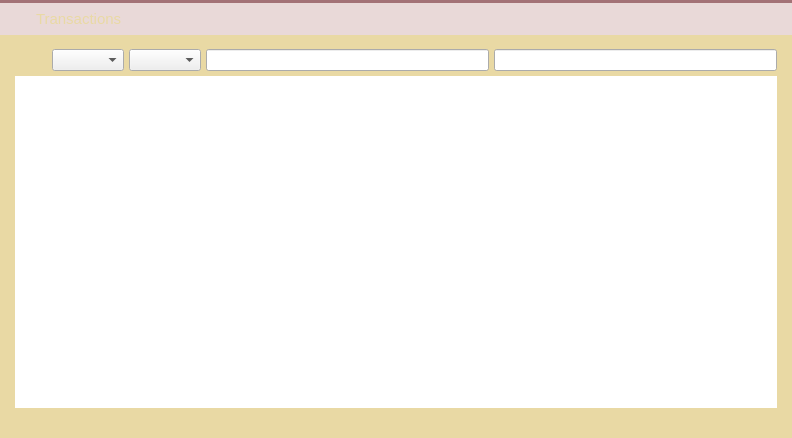
<?xml version="1.0" encoding="UTF-8"?>
<ui version="4.0">
 <class>TransactionsPage</class>
 <widget class="QWidget" name="TransactionsPage">
  <property name="geometry">
   <rect>
    <x>0</x>
    <y>0</y>
    <width>792</width>
    <height>438</height>
   </rect>
  </property>
  <property name="palette">
   <palette>
    <active>
     <colorrole role="Button">
      <brush brushstyle="SolidPattern">
       <color alpha="255">
        <red>233</red>
        <green>217</green>
        <blue>216</blue>
       </color>
      </brush>
     </colorrole>
     <colorrole role="Base">
      <brush brushstyle="SolidPattern">
       <color alpha="255">
        <red>233</red>
        <green>217</green>
        <blue>216</blue>
       </color>
      </brush>
     </colorrole>
     <colorrole role="Window">
      <brush brushstyle="SolidPattern">
       <color alpha="255">
        <red>233</red>
        <green>217</green>
        <blue>216</blue>
       </color>
      </brush>
     </colorrole>
     <colorrole role="Highlight">
      <brush brushstyle="SolidPattern">
       <color alpha="255">
        <red>235</red>
        <green>235</green>
        <blue>235</blue>
       </color>
      </brush>
     </colorrole>
     <colorrole role="HighlightedText">
      <brush brushstyle="SolidPattern">
       <color alpha="255">
        <red>171</red>
        <green>127</green>
        <blue>130</blue>
       </color>
      </brush>
     </colorrole>
    </active>
    <inactive>
     <colorrole role="Button">
      <brush brushstyle="SolidPattern">
       <color alpha="255">
        <red>233</red>
        <green>217</green>
        <blue>216</blue>
       </color>
      </brush>
     </colorrole>
     <colorrole role="Base">
      <brush brushstyle="SolidPattern">
       <color alpha="255">
        <red>233</red>
        <green>217</green>
        <blue>216</blue>
       </color>
      </brush>
     </colorrole>
     <colorrole role="Window">
      <brush brushstyle="SolidPattern">
       <color alpha="255">
        <red>233</red>
        <green>217</green>
        <blue>216</blue>
       </color>
      </brush>
     </colorrole>
     <colorrole role="Highlight">
      <brush brushstyle="SolidPattern">
       <color alpha="255">
        <red>235</red>
        <green>235</green>
        <blue>235</blue>
       </color>
      </brush>
     </colorrole>
     <colorrole role="HighlightedText">
      <brush brushstyle="SolidPattern">
       <color alpha="255">
        <red>171</red>
        <green>127</green>
        <blue>130</blue>
       </color>
      </brush>
     </colorrole>
    </inactive>
    <disabled>
     <colorrole role="Button">
      <brush brushstyle="SolidPattern">
       <color alpha="255">
        <red>233</red>
        <green>217</green>
        <blue>216</blue>
       </color>
      </brush>
     </colorrole>
     <colorrole role="Base">
      <brush brushstyle="SolidPattern">
       <color alpha="255">
        <red>233</red>
        <green>217</green>
        <blue>216</blue>
       </color>
      </brush>
     </colorrole>
     <colorrole role="Window">
      <brush brushstyle="SolidPattern">
       <color alpha="255">
        <red>233</red>
        <green>217</green>
        <blue>216</blue>
       </color>
      </brush>
     </colorrole>
     <colorrole role="Highlight">
      <brush brushstyle="SolidPattern">
       <color alpha="255">
        <red>240</red>
        <green>240</green>
        <blue>240</blue>
       </color>
      </brush>
     </colorrole>
     <colorrole role="HighlightedText">
      <brush brushstyle="SolidPattern">
       <color alpha="255">
        <red>171</red>
        <green>127</green>
        <blue>130</blue>
       </color>
      </brush>
     </colorrole>
    </disabled>
   </palette>
  </property>
  <property name="windowTitle">
   <string>Form</string>
  </property>
  <layout class="QVBoxLayout" name="verticalLayout_9">
   <property name="spacing">
    <number>0</number>
   </property>
   <property name="margin">
    <number>0</number>
   </property>
   <item>
    <widget class="Line" name="line_3">
     <property name="styleSheet">
      <string notr="true">background-color: #A37276;</string>
     </property>
     <property name="lineWidth">
      <number>0</number>
     </property>
     <property name="orientation">
      <enum>Qt::Horizontal</enum>
     </property>
    </widget>
   </item>
   <item>
    <widget class="QWidget" name="wTransactionsHeader" native="true">
     <property name="minimumSize">
      <size>
       <width>0</width>
       <height>32</height>
      </size>
     </property>
     <property name="maximumSize">
      <size>
       <width>16777215</width>
       <height>32</height>
      </size>
     </property>
     <property name="is_header" stdset="0">
      <bool>true</bool>
     </property>
     <layout class="QHBoxLayout" name="horizontalLayout_10">
      <property name="margin">
       <number>0</number>
      </property>
      <item>
       <spacer name="horizontalSpacer_14">
        <property name="orientation">
         <enum>Qt::Horizontal</enum>
        </property>
        <property name="sizeType">
         <enum>QSizePolicy::Fixed</enum>
        </property>
        <property name="sizeHint" stdset="0">
         <size>
          <width>5</width>
          <height>20</height>
         </size>
        </property>
       </spacer>
      </item>
      <item>
       <widget class="QLabel" name="label_20">
        <property name="sizePolicy">
         <sizepolicy hsizetype="Fixed" vsizetype="Fixed">
          <horstretch>0</horstretch>
          <verstretch>0</verstretch>
         </sizepolicy>
        </property>
        <property name="minimumSize">
         <size>
          <width>25</width>
          <height>25</height>
         </size>
        </property>
        <property name="maximumSize">
         <size>
          <width>25</width>
          <height>25</height>
         </size>
        </property>
        <property name="text">
         <string notr="true"/>
        </property>
        <property name="pixmap">
         <pixmap resource="../res.qrc">:/res/last_transactions.png</pixmap>
        </property>
       </widget>
      </item>
      <item>
       <widget class="QLabel" name="label_21">
        <property name="font">
         <font>
          <pointsize>11</pointsize>
          <stylestrategy>PreferAntialias</stylestrategy>
         </font>
        </property>
        <property name="styleSheet">
         <string notr="true">QLabel {
	color: #e9d9a4;
}</string>
        </property>
        <property name="text">
         <string>Transactions</string>
        </property>
       </widget>
      </item>
     </layout>
    </widget>
   </item>
   <item>
    <widget class="QWidget" name="wTransactionsContainer" native="true">
     <property name="styleSheet">
      <string notr="true">#wTransactionsContainer {
	background-color: #e9d9a4;
 }

QLabel {
	color: #d78a20;
}
</string>
     </property>
     <layout class="QVBoxLayout" name="verticalLayout_10" stretch="0,1">
      <property name="spacing">
       <number>5</number>
      </property>
      <property name="leftMargin">
       <number>15</number>
      </property>
      <property name="topMargin">
       <number>14</number>
      </property>
      <property name="rightMargin">
       <number>15</number>
      </property>
      <property name="bottomMargin">
       <number>30</number>
      </property>
      <item>
       <layout class="QGridLayout" name="gridLayout_3">
        <item row="0" column="4">
         <widget class="QLineEdit" name="addressWidget">
          <property name="sizePolicy">
           <sizepolicy hsizetype="Expanding" vsizetype="Expanding">
            <horstretch>0</horstretch>
            <verstretch>0</verstretch>
           </sizepolicy>
          </property>
         </widget>
        </item>
        <item row="0" column="1">
         <widget class="QComboBox" name="dateWidget">
          <property name="sizePolicy">
           <sizepolicy hsizetype="Fixed" vsizetype="Fixed">
            <horstretch>0</horstretch>
            <verstretch>0</verstretch>
           </sizepolicy>
          </property>
          <property name="minimumSize">
           <size>
            <width>43</width>
            <height>22</height>
           </size>
          </property>
          <property name="maximumSize">
           <size>
            <width>120</width>
            <height>16777215</height>
           </size>
          </property>
          <property name="styleSheet">
           <string notr="true"/>
          </property>
          <property name="iconSize">
           <size>
            <width>16</width>
            <height>20</height>
           </size>
          </property>
         </widget>
        </item>
        <item row="0" column="2">
         <widget class="QComboBox" name="typeWidget">
          <property name="minimumSize">
           <size>
            <width>43</width>
            <height>22</height>
           </size>
          </property>
          <property name="maximumSize">
           <size>
            <width>120</width>
            <height>16777215</height>
           </size>
          </property>
         </widget>
        </item>
        <item row="0" column="5">
         <widget class="QLineEdit" name="amountWidget">
          <property name="sizePolicy">
           <sizepolicy hsizetype="Expanding" vsizetype="Expanding">
            <horstretch>0</horstretch>
            <verstretch>0</verstretch>
           </sizepolicy>
          </property>
         </widget>
        </item>
        <item row="0" column="0">
         <widget class="QPushButton" name="bTransactionsSortOrder">
          <property name="minimumSize">
           <size>
            <width>20</width>
            <height>20</height>
           </size>
          </property>
          <property name="styleSheet">
           <string notr="true">QPushButton {
	border: 0px solid gray;	
}
</string>
          </property>
          <property name="text">
           <string/>
          </property>
          <property name="icon">
           <iconset resource="../res.qrc">
            <normaloff>:/res/sort_down.png</normaloff>:/res/sort_down.png</iconset>
          </property>
          <property name="iconSize">
           <size>
            <width>20</width>
            <height>20</height>
           </size>
          </property>
         </widget>
        </item>
       </layout>
      </item>
      <item>
       <widget class="QTableView" name="transactionView">
        <property name="styleSheet">
         <string notr="true"> QScrollBar:vertical {
     border: 0px solid grey;
     background: white;
     width: 9px;
     margin: 15px 0px 0 0px;
 }
 QScrollBar::handle:vertical {
     background: #fdeeb8;
     min-width: 20px;
 }
QScrollBar::sub-line:vertical {
	height: 0px;
    width: 0px;
}

QHeaderView {
	background-color: #e9d9a4;
	font-size: 10;
	text-align:left;
}
QHeaderView::section {
    background-color: #e9d9a4;
    color: #d78a20;
    padding-left: 5px;
    border: 0px solid #6c6c6c;
	text-align:left;
}

/* style the sort indicator */
QHeaderView::down-arrow {
    image: url(down_arrow.png);
}

QHeaderView::up-arrow {
    image: url(up_arrow.png);
}

QTableView {
	border: 0px solid #ededd5;
	selection-background-color: #ebebeb;
	selection-color: rgb(171, 127, 130);
}</string>
        </property>
        <property name="frameShape">
         <enum>QFrame::NoFrame</enum>
        </property>
        <property name="horizontalScrollBarPolicy">
         <enum>Qt::ScrollBarAlwaysOff</enum>
        </property>
        <property name="editTriggers">
         <set>QAbstractItemView::NoEditTriggers</set>
        </property>
        <property name="selectionMode">
         <enum>QAbstractItemView::SingleSelection</enum>
        </property>
        <property name="selectionBehavior">
         <enum>QAbstractItemView::SelectRows</enum>
        </property>
        <property name="showGrid">
         <bool>false</bool>
        </property>
        <attribute name="verticalHeaderVisible">
         <bool>false</bool>
        </attribute>
        <attribute name="verticalHeaderDefaultSectionSize">
         <number>20</number>
        </attribute>
        <attribute name="verticalHeaderMinimumSectionSize">
         <number>20</number>
        </attribute>
       </widget>
      </item>
     </layout>
    </widget>
   </item>
  </layout>
 </widget>
 <resources>
  <include location="../res.qrc"/>
 </resources>
 <connections/>
</ui>
